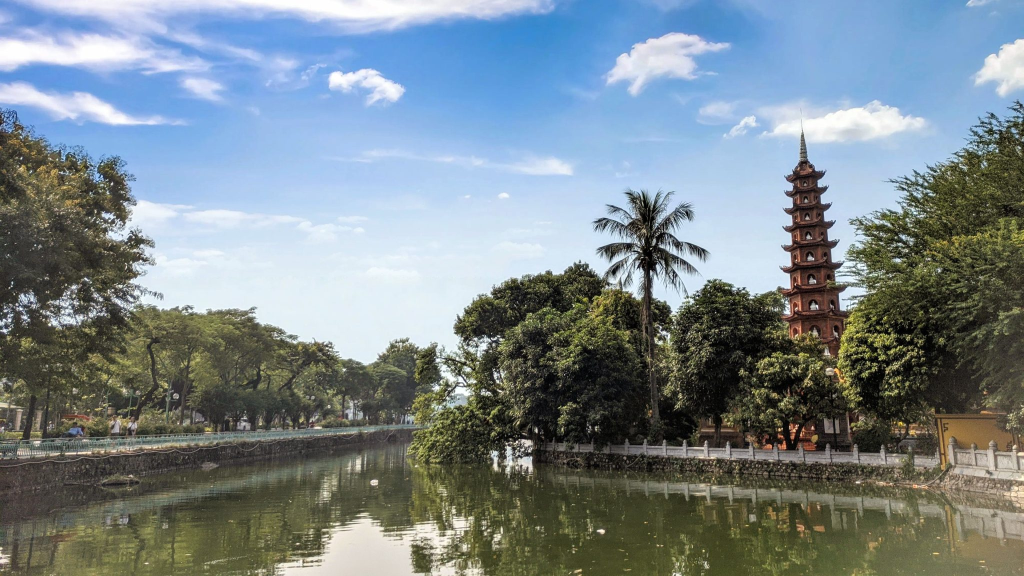
#> input picture assets/journey/capitals/ha_noi.jpg, 2048 x 1152 px (shown at 1/2 size)
$ python build_hero_collage.py
#> lines starting #> are read from the running program, lines starting #| are printed output that depends on the picture; after the words box and inside, x2 and y2 are one past the last pixel; in counts of white or black regions, pixels touching at a corner belong together
# Ghep hero collage kieu LUOI 2 hang (4 tren + 3 duoi) tu anh CC0 trong
# assets/journey/capitals/ -> assets/journey/images/dong_nam_a.jpg.
# Grid cho moi anh ti le vuong van, can doi hon dai phim doc hep.
import os
from PIL import Image, ImageDraw, ImageFont

BASE = os.path.dirname(os.path.abspath(__file__))
SRC = os.path.join(BASE, "../../assets/journey/capitals")
OUT = os.path.join(BASE, "../../assets/journey/images/dong_nam_a.jpg")
FONT = os.path.join(BASE, "../../assets/fonts/exo2/Exo2-Variable.ttf")
W, H = 900, 600
SEA = (52, 176, 165)
GOLD, INK = (255, 208, 92), (14, 40, 38)

# Thu tu hanh trinh: 4 tren, 3 duoi.
caps = [
    ("ha_noi", "Hà Nội"), ("vientiane", "Viêng Chăn"),
    ("naypyidaw", "Naypyidaw"), ("bangkok", "Bangkok"),
    ("phnom_penh", "Phnom Penh"), ("kuala_lumpur", "Kuala Lumpur"),
    ("singapore", "Singapore"),
]
ROWS = [caps[:4], caps[4:]]


def cover(im, tw, th):
    iw, ih = im.size
    s = max(tw / iw, th / ih)
    im = im.resize((int(iw * s + 0.5), int(ih * s + 0.5)), Image.LANCZOS)
    x = (im.width - tw) // 2
    y = (im.height - th) // 2
    return im.crop((x, y, x + tw, y + th))


mg, gap = 16, 8
row_h = (H - 2 * mg - gap) // 2
tile_w = (W - 2 * mg - 3 * gap) // 4   # rong theo hang 4 o; hang 3 dung cung rong

img = Image.new("RGB", (W, H), SEA)
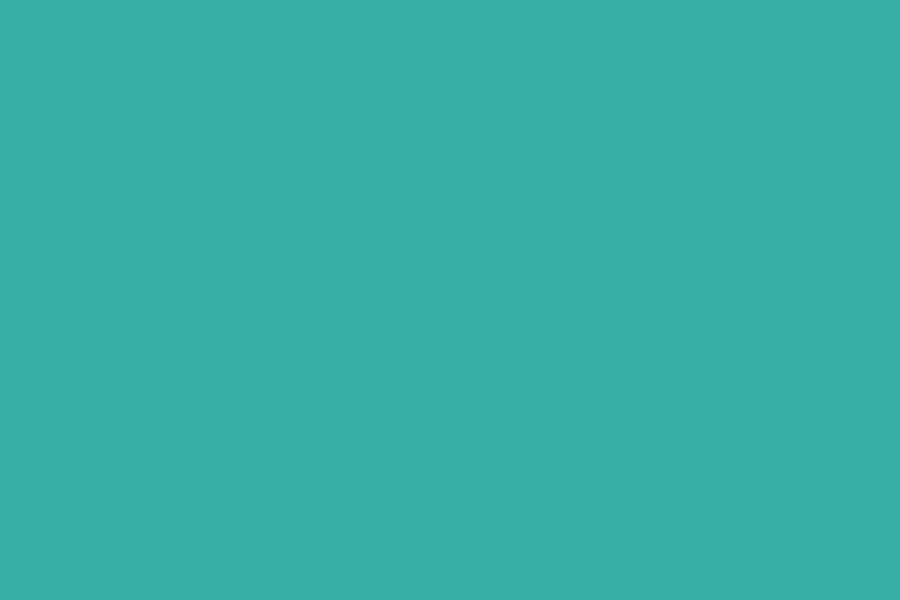
#> img: PIL image 900x600 RGB; mean R, G, B 52, 176, 165
d = ImageDraw.Draw(img, "RGBA")
fname = ImageFont.truetype(FONT, 20)
fnum = ImageFont.truetype(FONT, 18)

order = 0
for r, row in enumerate(ROWS):
    y0 = mg + r * (row_h + gap)
    total_w = len(row) * tile_w + (len(row) - 1) * gap
    x_start = (W - total_w) // 2   # hang 3 tu dong canh giua
    for c, (slug, name) in enumerate(row):
        order += 1
        x0 = x_start + c * (tile_w + gap)
        tile = cover(Image.open(os.path.join(SRC, slug + ".jpg")).convert("RGB"), tile_w, row_h)
#> in cover, `iw, ih = im.size`: iw = 2048; ih = 1152
#> in cover, `s = max(tw / iw, th / ih)`: s = 0.243
#> in cover, `im = im.resize((int(iw * s + 0.5), int(ih * s + 0.5)), Image.LANCZOS)`:
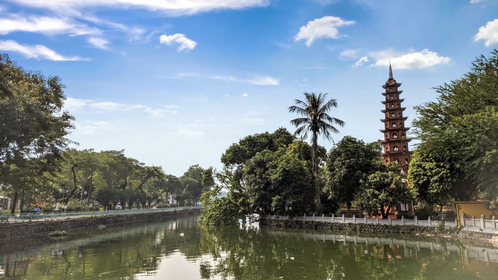
#> im: PIL image 498x280 RGB; mean R, G, B 121.9, 134.5, 139.9
#> in cover, `return im.crop((x, y, x + tw, y + th))`:
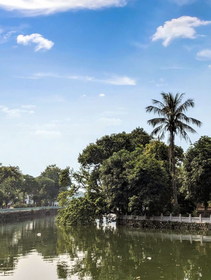
#> returned value: PIL image 211x280 RGB; mean R, G, B 127.3, 144.1, 153.8
        # gradient toi day cho ten
        g = Image.new("L", (tile_w, row_h), 0)
#> g: PIL image 211x280 L; every value is 0
        gd = ImageDraw.Draw(g)
        for yy in range(row_h):
            a = 0 if yy < row_h - 74 else int(205 * ((yy - (row_h - 74)) / 74))
            gd.line([(0, yy), (tile_w, yy)], fill=a)
        tile = Image.composite(Image.new("RGB", (tile_w, row_h), (0, 0, 0)), tile, g)
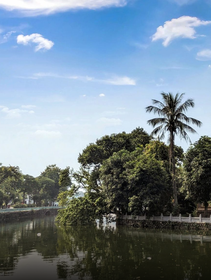
#> tile: PIL image 211x280 RGB; mean R, G, B 116.1, 132.9, 145.4
        mask = Image.new("L", (tile_w, row_h), 0)
        ImageDraw.Draw(mask).rounded_rectangle([0, 0, tile_w - 1, row_h - 1], radius=16, fill=255)
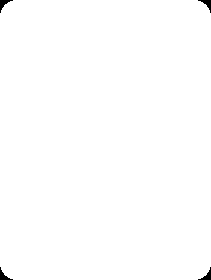
#> mask: PIL image 211x280 L; 99.6% white; 4 black regions, box (x1, y1, x2, y2) and area: (0, 0, 13, 13) 61, (198, 0, 211, 13) 61, (0, 267, 13, 280) 61, (198, 267, 211, 280) 61
        img.paste(tile, (x0, y0), mask)
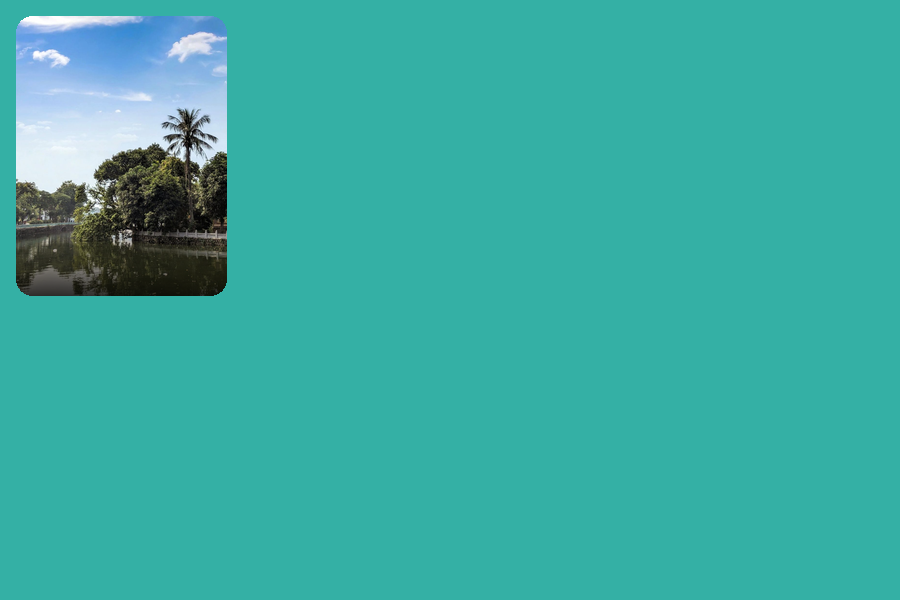
#> img: PIL image 900x600 RGB; mean R, G, B 59, 171.3, 162.9
#> (the run stopped early here; a loop or call above may not have finished)

$ run again, with assets/journey/images/tour_du_mont_blanc.jpg copied over assets/journey/capitals/ha_noi.jpg
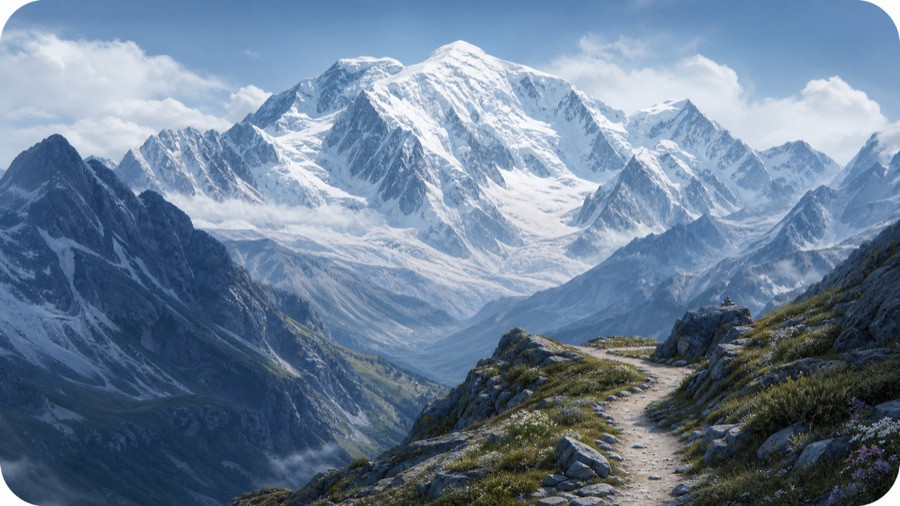
#> input picture assets/journey/images/tour_du_mont_blanc.jpg, 900 x 506 px
#> iw = 900; ih = 506
#> s = 0.553
#> g: PIL image 211x280 L; every value is 0
#> `tile = Image.composite(Image.new("RGB", (tile_w, row_h), (0, 0, 0)), t..`:
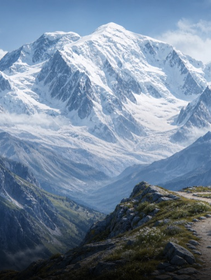
#> tile: PIL image 211x280 RGB; mean R, G, B 115, 132.9, 153.3
#> mask: PIL image 211x280 L; 99.6% white; 4 black regions, box (x1, y1, x2, y2) and area: (0, 0, 13, 13) 61, (198, 0, 211, 13) 61, (0, 267, 13, 280) 61, (198, 267, 211, 280) 61
#> `img.paste(tile, (x0, y0), mask)`:
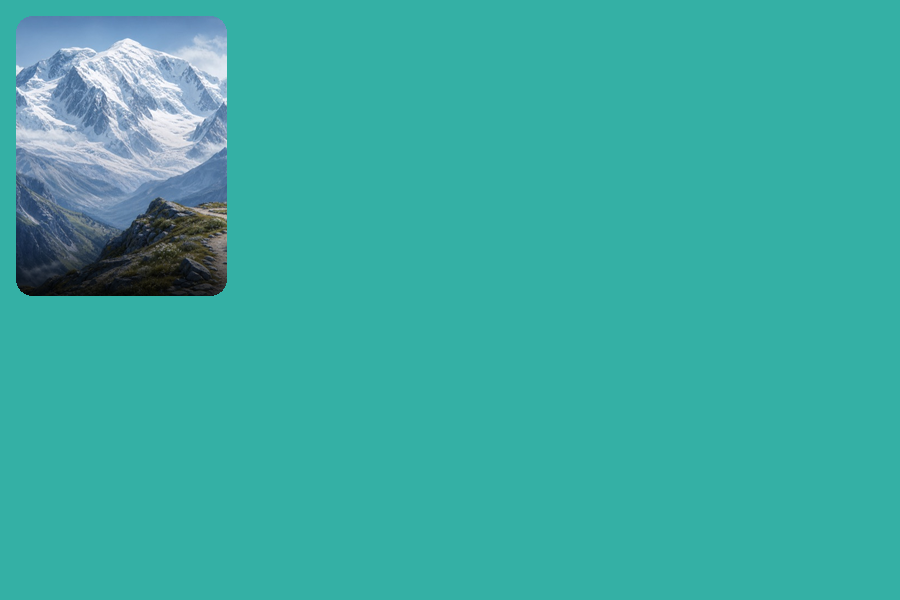
#> img: PIL image 900x600 RGB; mean R, G, B 58.9, 171.3, 163.7

$ run again, with assets/journey/images/xuyen_viet_coast.jpg copied over assets/journey/capitals/ha_noi.jpg
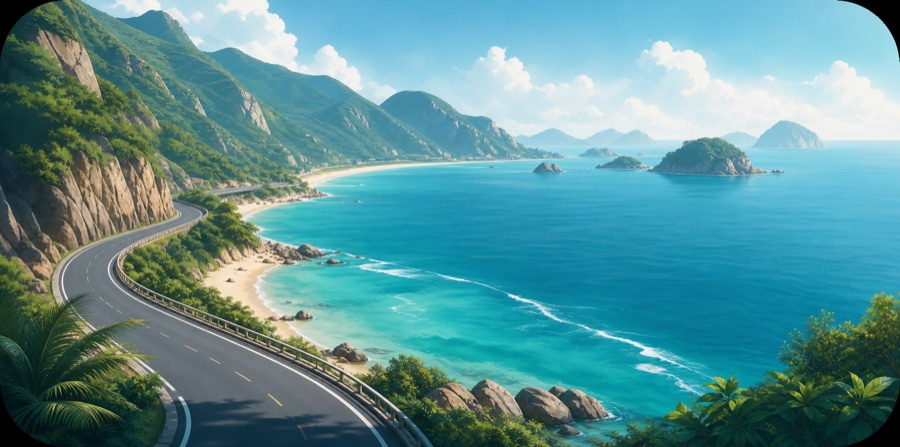
#> input picture assets/journey/images/xuyen_viet_coast.jpg, 900 x 447 px
#> iw = 900; ih = 447
#> s = 0.626
#> g: PIL image 211x280 L; every value is 0
#> `tile = Image.composite(Image.new("RGB", (tile_w, row_h), (0, 0, 0)), t..`:
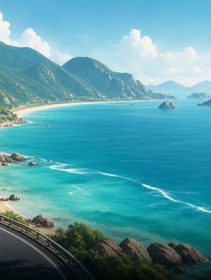
#> tile: PIL image 211x280 RGB; mean R, G, B 83.4, 153.2, 164.6
#> mask: PIL image 211x280 L; 99.6% white; 4 black regions, box (x1, y1, x2, y2) and area: (0, 0, 13, 13) 61, (198, 0, 211, 13) 61, (0, 267, 13, 280) 61, (198, 267, 211, 280) 61
#> `img.paste(tile, (x0, y0), mask)`:
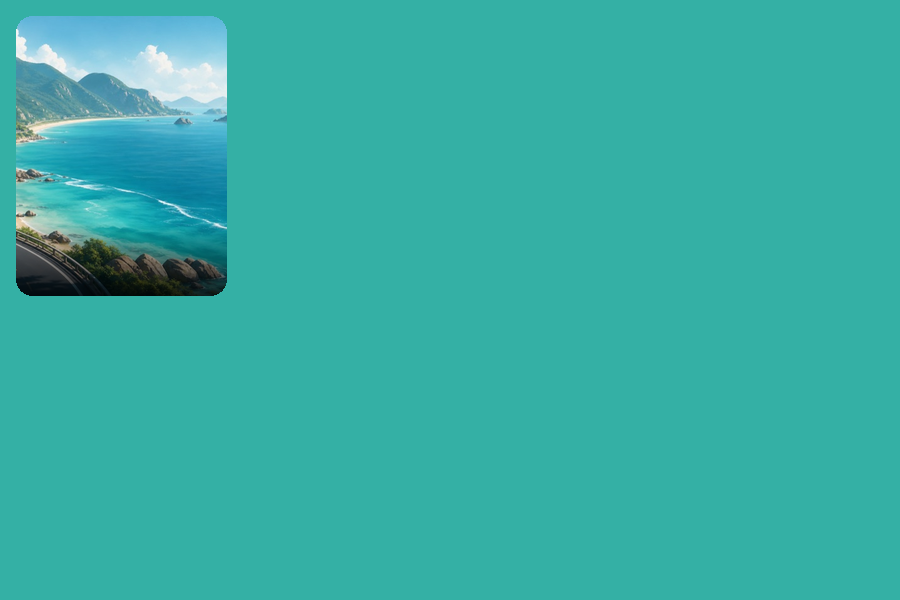
#> img: PIL image 900x600 RGB; mean R, G, B 55.4, 173.5, 165
